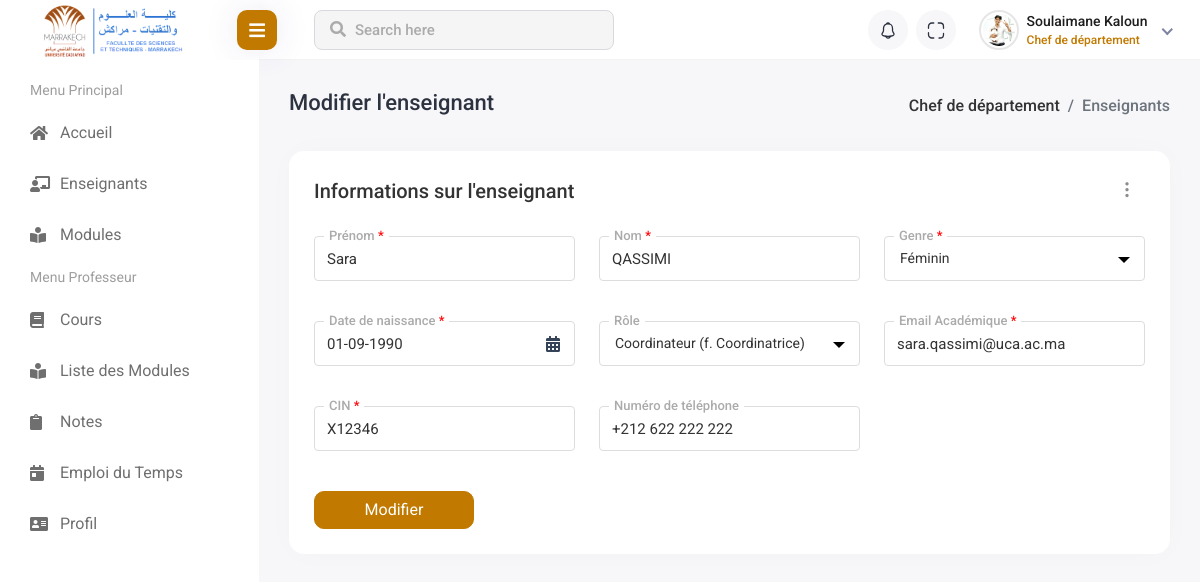
Screenshot of /views/chef_dep/teacher_management/index.php?action=edit&id=2 (signed in) with the database file from the repository.
### tables this page shows
CREATE TABLE `user` (
  `id` int(11) NOT NULL AUTO_INCREMENT UNIQUE,
  `prenom` varchar(100) NOT NULL,
  `nom` varchar(100) NOT NULL,
  `genre` enum('female','male') DEFAULT NULL,
  `dateNaissance` date DEFAULT NULL,
  `email` varchar(150) NOT NULL UNIQUE,
  `password` varchar(200) DEFAULT NULL,
  `CNE` varchar(20) DEFAULT NULL UNIQUE,
  `CIN` varchar(20) NOT NULL UNIQUE,
  `phone` varchar(20) DEFAULT NULL,
  `created_at` datetime NOT NULL,
  `id_role` int(11) NOT NULL,
  `id_dep` int(11) NOT NULL,
  `id_filiere` int(11) DEFAULT NULL,         
  PRIMARY KEY (`id`)
);

### controllers/teacher_controller.php (called while the page is built, shortened)
<?php
require_once($_SERVER['DOCUMENT_ROOT'] . '/FSTg-Management-System/models/teacher.php');
function editAction(): void
{
    $id = $_GET['id'];
    $user = view($id);
    require_once($_SERVER['DOCUMENT_ROOT'] . '/FSTg-Management-System/views/chef_dep/teacher_management/edit.php');
}

### models/teacher.php (called while the page is built, shortened)
<?php
require($_SERVER['DOCUMENT_ROOT'] . '/FSTg-Management-System/config/DB_connection.php');
function view($id): ?array
{
    global $conn;
    try {
        $query = "SELECT * FROM user WHERE id = ?";
        $stmt = $conn->prepare($query);
        $stmt->execute([$id]);
        return $stmt->fetch(PDO::FETCH_ASSOC);
    } catch (PDOException $e) {
        file_put_contents($_SERVER['DOCUMENT_ROOT'] . '/FSTg-Management-System/logs/error_log.txt',
            date('Y-m-d H:i:s') . " - Erreur lors de la récupération des données : " . $e->getMessage() . "\n",
            FILE_APPEND);
        return null;
    }
}

### views/chef_dep/teacher_management/edit.php (the view, shortened to what this page needs)
<!DOCTYPE html>
<html lang="en">
<head>
    <link rel="stylesheet" href="../../../assets/plugins/feather/feather.css">
    <link rel="stylesheet" href="../../../assets/plugins/fontawesome/css/fontawesome.min.css">
    <link rel="stylesheet" href="../../../assets/plugins/fontawesome/css/all.min.css">
    <link rel="stylesheet" href="../../../assets/plugins/bootstrap/css/bootstrap.min.css">
    <link rel="stylesheet" href="../../../assets/css/bootstrap-datetimepicker.min.css">
    <link rel="stylesheet" href="../../../assets/plugins/select2/css/select2.min.css">
    <link rel="stylesheet" href="../../../assets/css/style.css">
    <link rel="stylesheet" href="../../../assets/css/style-override.css">
    <link rel="stylesheet" href="../../../assets/plugins/toastr/toastr.min.css">
</head>
<body>
<div class="main-wrapper">
    <div class="page-wrapper">
        <div class="content container-fluid">
            <div class="page-header">
                <div class="row align-items-center">
                    <div class="col-sm-12">
                        <div class="page-sub-header">
                            <h3 class="page-title">Modifier l'enseignant</h3>
                            <ul class="breadcrumb">
                                <li class="breadcrumb-item"><a href="../home.php">Chef de département</a></li>
                                <li class="breadcrumb-item active">Enseignants</li>
                            </ul>
                        </div>
                    </div>
                </div>
            </div>
            <div class="row">
                <div class="col-sm-12">
                    <div class="card comman-shadow">
                        <div class="card-body">
                            <form action="index.php?action=update" method="POST">
                                <div class="row">
                                    <div class="col-12">
                                        <h5 class="form-title student-info">Informations sur l'enseignant <span><a href="#"><i class="feather-more-vertical"></i></a></span></h5>
                                    </div>
                                    <?php if(isset($user)) : ?>
                                        <div class="col-12 col-sm-4">
                                            <div class="form-group local-forms">
                                                <label>Prénom <span class="login-danger">*</span></label>
                                                <input class="form-control" type="text" name="prenom" value="<?= $user['prenom'] ?>" required >
                                            </div>
                                        </div>
                                        <div class="col-12 col-sm-4">
                                            <div class="form-group local-forms">
                                                <label>Nom <span class="login-danger">*</span></label>
                                                <input class="form-control" type="text" name="nom" value="<?= $user['nom'] ?>" required>
                                            </div>
                                        </div>
                                        <div class="col-12 col-sm-4">
                                            <div class="form-group local-forms">
                                                <label>Genre <span class="login-danger">*</span></label>
                                            </div>
                                        </div>
                                        <div class="col-12 col-sm-4">
                                            <div class="form-group local-forms calendar-icon">
                                                <label>Date de naissance <span class="login-danger">*</span></label>
                                                <input class="form-control datetimepicker" type="text" name="dateNaissance" value="<?= isset($user['dateNaissance']) ? (new DateTime($user['dateNaissance']))->format('d-m-Y') : '' ?>" required>
                                            </div>
                                        </div>
                                        <div class="col-12 col-sm-4">
                                            <div class="form-group local-forms">
                                                <label>Rôle </label>
                                            </div>
                                        </div>
                                        <div class="col-12 col-sm-4">
                                            <div class="form-group local-forms">
                                                <label>Email Académique <span class="login-danger">*</span></label>
                                                <input class="form-control" type="email" name="email" value="<?= $user['email'] ?>" required>
                                            </div>
                                        </div>
                                        <div class="col-12 col-sm-4">
                                            <div class="form-group local-forms">
                                                <label>CIN <span class="login-danger">*</span></label>
                                                <input class="form-control" type="text" name="CIN" value="<?= $user['CIN'] ?>" required>
                                            </div>
                                        </div>
                                        <div class="col-12 col-sm-4">
                                            <div class="form-group local-forms">
                                                <label>Numéro de téléphone </label>
                                                <input class="form-control" type="text" name="phone" value="<?= $user['phone'] ?>" required>
                                            </div>
                                        </div>
                                        <div class="col-12">
                                            <div class="student-submit">
                                                <button type="submit" class="btn btn-primary">Modifier</button>
                                            </div>
                                        </div>
                                    <?php endif; ?>
                                </div>
                            </form>
                        </div>
                    </div>
                </div>
            </div>
        </div>
    </div>
</div>
    <?php
    include($_SERVER['DOCUMENT_ROOT'] . '/FSTg-Management-System/views/header.php');
    include($_SERVER['DOCUMENT_ROOT'] . '/FSTg-Management-System/views/chef_dep/sidebar.php');
    ?>
</body>
</html>

### views/chef_dep/teacher_management/index.php (shortened to what this page needs)
<?php
if (isset($_SESSION['user_data'])) {
    require_once($_SERVER['DOCUMENT_ROOT'] . '/FSTg-Management-System/controllers/teacher_controller.php');
    if (isset($_GET['action'])) {
        $action = $_GET['action'];
        switch ($action) {
            case 'edit':
                editAction();
                break;
        }
    } else {
        indexAction();
    }
} else {
    header("Location: /FSTg-Management-System/index.php?error=Accès non autorisé");
    exit();
}

### views/header.php (shortened to what this page needs)
<!DOCTYPE html>
<html lang="en">
<head>
</head>
<body>
    <div class="header">
        <div class="header-left">
            <a href="#" class="logo">
                <img src="/FSTg-Management-System/assets/img/logo-FST.png" alt="Logo de FSTG" style="margin-left: 50px;transform:scale(2) ">
            </a>
        </div>
        <div class="menu-toggle">
            <a href="javascript:void(0);" id="toggle_btn">
                <i class="fas fa-bars"></i>
            </a>
        </div>
        <div class="top-nav-search">
            <form>
                <input type="text" class="form-control" placeholder="Search here">
                <button class="btn" type="submit"><i class="fas fa-search"></i></button>
            </form>
        </div>
        <ul class="nav user-menu">
            <li class="nav-item dropdown noti-dropdown me-2">
                <a href="#" class="dropdown-toggle nav-link header-nav-list" data-bs-toggle="dropdown">
                    <img src="/FSTg-Management-System/assets/img/icons/header-icon-05.svg" alt="">
                </a>
            </li>
            <li class="nav-item zoom-screen me-2">
                <a href="#" class="nav-link header-nav-list win-maximize">
                    <img src="/FSTg-Management-System/assets/img/icons/header-icon-04.svg" alt="">
                </a>
            </li>
            <li class="nav-item dropdown has-arrow new-user-menus">
                <a href="#" class="dropdown-toggle nav-link" data-bs-toggle="dropdown">
                    <span class="user-img">
                        <img class="rounded-circle" src="/FSTg-Management-System/assets/img/profiles/avatar-01.jpg" alt="test">
                        <div class="user-text">
                            <h6><?php echo ucfirst($_SESSION['user_data']['nom']) . " " . ucfirst($_SESSION['user_data']['prenom']) ?></h6>
                            <p class="text-muted mb-0"><?php echo $_SESSION['role_name'] ?></p>
                        </div>
                    </span>
                </a>
            </li>
        </ul>
    </div>
</body>
</html>

### views/chef_dep/sidebar.php
<div class="sidebar" id="sidebar">
    <div>
        <div class="sidebar-inner slimscroll">
            <div id="sidebar-menu" class="sidebar-menu">
                <ul>
                    <li class="menu-title">
                        <span>Menu Principal</span>
                    </li>
                    <li>
                        <a href="/FSTg-Management-System/views/chef_dep/home.php"><i class="fas fa-home"></i><span> Accueil</span></a>
                    </li>
                    <li>
                        <a href="/FSTg-Management-System/views/chef_dep/teacher_management/index.php"><i class="fas fa-chalkboard-teacher"></i><span> Enseignants</span></a>
                    </li>
                    <li>
                        <a href="/FSTg-Management-System/views/chef_dep/module_management/index.php"><i class="fas fa-book-reader"></i><span> Modules</span></a>
                    </li>
                    <?php if ($_SESSION['user_data']['id_role'] == 1) { ?>
                        <li class="menu-title">
                            <span>Menu Professeur</span>
                        </li>
                        <li>
                            <a href="#"><i class="fas fa-book"></i> <span> Cours</span></a>
                        </li>
                        <li>
                            <a href="#"><i class="fas fa-book-reader"></i><span> Liste des Modules</span></a>
                        </li>
                        <li>
                            <a href="#"><i class="fas fa-clipboard"></i> <span> Notes</span></a>
                        </li>
                        <li>
                            <a href="#"><i class="fas fa-calendar-day"></i> <span> Emploi du Temps</span></a>
                        </li>
                        <li>
                            <a href="#"><i class="fas fa-address-card"></i><span> Profil</span></a>
                        </li>
                    <?php }?>
                </ul>
            </div>
        </div>
    </div>

### assets/css/style-override.css (style rules this page uses)
.btn-primary { background-color: #C17900 !important; border: 1px solid #C17900 !important; }

### views/header.php (style rules this page uses)
.user-img .user-text p.text-muted { color: #C17900 !important; }
@media (min-width: 992px) { #toggle_btn { background: #C17900; !important; } }

### rows the page displays
user: prenom "Sara", nom "QASSIMI", dateNaissance "01-09-1990", email "sara.qassimi@uca.ac.ma", CIN "X12346", phone "+212 622 222 222"

### other values shown
$_SESSION['user_data']['nom'] "Soulaimane"
$_SESSION['user_data']['prenom'] "Kaloun"
$_SESSION['role_name'] "Chef de département"
